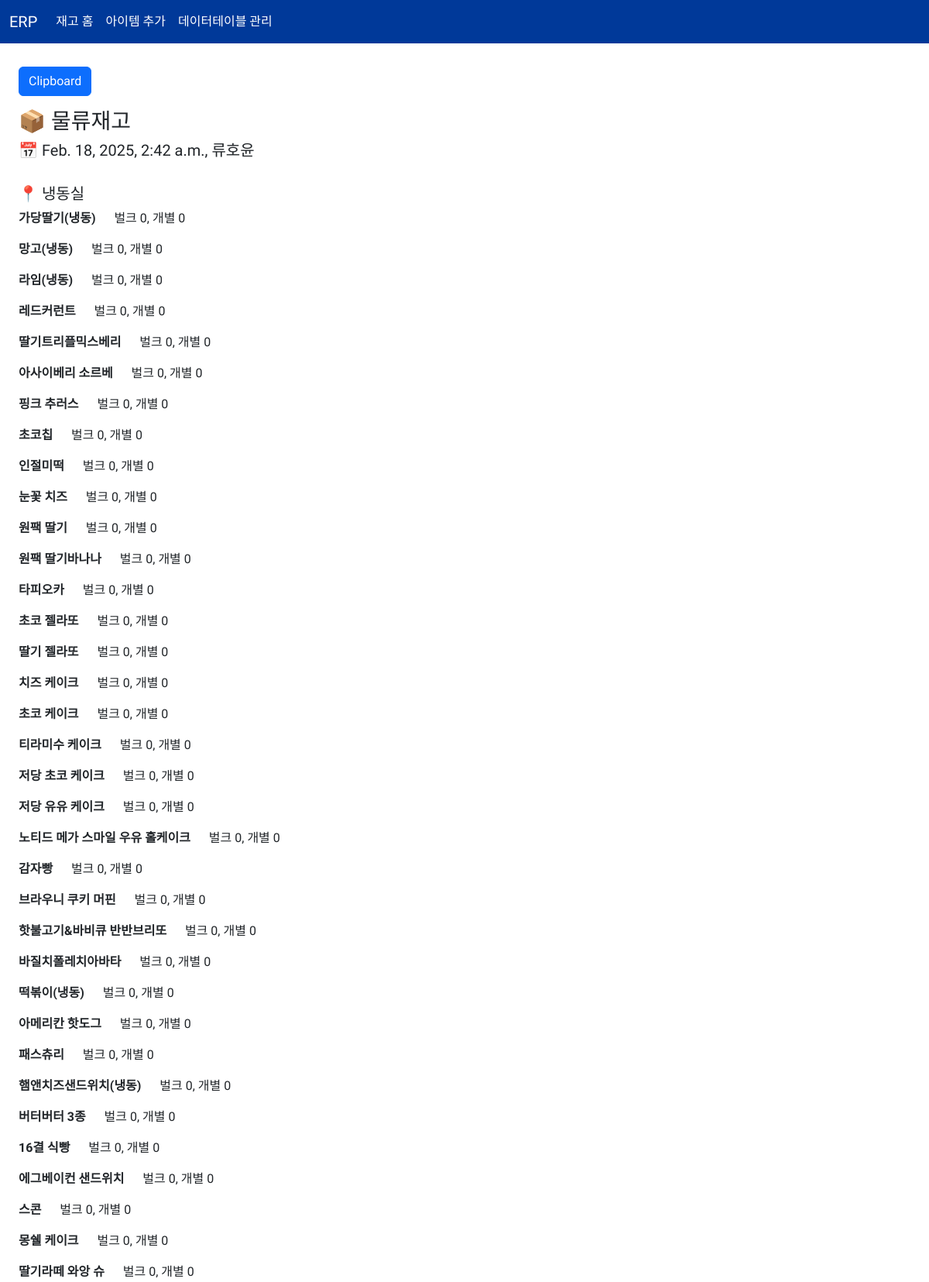
The page /stock/share_list/ (upper part) on the database its author committed.
### stock/models.py (models this page shows, shortened)
class Item(models.Model):
    TYPE_CHOICES = [
        ('dessert','dessert'),
        ('md','md'),
        ('seasonal','seasonal'),
        ('stock','stock'),
        ('syrup','syrup'),
        ('etc','etc')
    ]
    PLACE_CHOICES = [
        ('창고','창고'),
        ('냉장실','냉장실'),
        ('냉동실','냉동실'),
        ('뒷문','뒷문'),
        ('쇼케이스','쇼케이스'),
        ('캐비닛','캐비닛'),
        ('전시대','전시대'),
        ('앞문','앞문'),
        ('etc','etc'),
    ]
    itemCode = models.IntegerField(unique=True, null=True, blank=True, verbose_name='Code')
    typeOfItem = models.CharField(max_length=30, choices=TYPE_CHOICES ,verbose_name='Type')
    name = models.CharField(max_length=30,verbose_name='Name')
    units = models.IntegerField(default=0, verbose_name='Units')
    place = models.CharField(max_length=30, choices=PLACE_CHOICES ,verbose_name='Place')
    amountOfBulk = models.FloatField(default=0.0,verbose_name='Amount Of Bulk')
    amountOfEach = models.FloatField(default=0.0, verbose_name='Amount of Each')
    lastTimeSaved = models.DateTimeField(null=True, auto_now=True, verbose_name='Last Savetime')
    def __str__(self):
        return f"{self.itemCode} | {self.typeOfItem} | {self.name} | {self.units} | {self.place} | {self.amountOfBulk} | {self.amountOfEach} | {self.lastTimeSaved}"

### stock/views.py (the view)
# urls.py: path('share_list/',views.share_list, name='share_list'),
def share_list(request):
    inspection_time = datetime.now(ZoneInfo("Asia/Seoul"))
    print(inspection_time)
    items = models.Item.objects.order_by('place','itemCode')
    group_items = defaultdict(list)
    for item in items:
        group_items[item.place].append(item)
    print(dict(group_items))
    context = {'group_items':dict(group_items),'time':inspection_time}
    return render(request, 'stock/share_list.html', context=context)

### stock/templates/stock/share_list.html (shortened to what this page needs)
{% extends "base.html" %}
{% block content %}
<div class='container'>
    <button class="btn btn-primary mb-3" onclick="copyToClipboard()">Clipboard</button>
    <h3>📦 물류재고</h3>
    <h5>📅 {{time}}, 류호윤</h5>
    <br>
    {% if group_items %}
        {% for k, v in group_items.items %}
            <h5>📍 {{ k }}</h5>
            {% for item in v %}
                <p>
                    <strong>{{ item.name }}</strong> &nbsp;&nbsp;&nbsp;&nbsp;
                    <span>벌크 {{ item.amountOfBulk|floatformat:"-1" }}, 개별 {{ item.amountOfEach|floatformat:"-1" }}</span>
                </p>
            {% endfor %}
        {% endfor %}
    {% else %}
        <p>🚫 등록된 아이템이 없습니다.</p>
    {% endif %}
</div>
{% endblock %}

### stock/static/stock/css/style.css (style rules this page uses)
body { font-family:"Do Hyeon", sans-serif; }
:root { --bs-font-sans-serif: "Do Hyeon", sans-serif; }

### rows shown on the page
Item: group_items "냉동실", name "가당딸기(냉동)", amountOfBulk "0", amountOfEach "0"
Item: name "망고(냉동)", amountOfBulk "0", amountOfEach "0"
Item: name "라임(냉동)", amountOfBulk "0", amountOfEach "0"
Item: name "레드커런트", amountOfBulk "0", amountOfEach "0"
Item: name "딸기트리플믹스베리", amountOfBulk "0", amountOfEach "0"
Item: name "아사이베리 소르베", amountOfBulk "0", amountOfEach "0"
Item: name "핑크 추러스", amountOfBulk "0", amountOfEach "0"
Item: name "초코칩", amountOfBulk "0", amountOfEach "0"
Item: name "인절미떡", amountOfBulk "0", amountOfEach "0"
Item: name "눈꽃 치즈", amountOfBulk "0", amountOfEach "0"
Item: name "원팩 딸기", amountOfBulk "0", amountOfEach "0"
Item: name "원팩 딸기바나나", amountOfBulk "0", amountOfEach "0"
Item: name "타피오카", amountOfBulk "0", amountOfEach "0"
Item: name "초코 젤라또", amountOfBulk "0", amountOfEach "0"
Item: name "딸기 젤라또", amountOfBulk "0", amountOfEach "0"
Item: name "치즈 케이크", amountOfBulk "0", amountOfEach "0"
Item: name "초코 케이크", amountOfBulk "0", amountOfEach "0"
Item: name "티라미수 케이크", amountOfBulk "0", amountOfEach "0"
Item: name "저당 초코 케이크", amountOfBulk "0", amountOfEach "0"
Item: name "저당 유유 케이크", amountOfBulk "0", amountOfEach "0"
Item: name "노티드 메가 스마일 우유 홀케이크", amountOfBulk "0", amountOfEach "0"
Item: name "감자빵", amountOfBulk "0", amountOfEach "0"
Item: name "브라우니 쿠키 머핀", amountOfBulk "0", amountOfEach "0"
Item: name "핫불고기&바비큐 반반브리또", amountOfBulk "0", amountOfEach "0"
Item: name "바질치폴레치아바타", amountOfBulk "0", amountOfEach "0"
Item: name "떡볶이(냉동)", amountOfBulk "0", amountOfEach "0"
Item: name "아메리칸 핫도그", amountOfBulk "0", amountOfEach "0"
Item: name "패스츄리", amountOfBulk "0", amountOfEach "0"
Item: name "햄앤치즈샌드위치(냉동)", amountOfBulk "0", amountOfEach "0"
Item: name "버터버터 3종", amountOfBulk "0", amountOfEach "0"
Item: name "16결 식빵", amountOfBulk "0", amountOfEach "0"
Item: name "에그베이컨 샌드위치", amountOfBulk "0", amountOfEach "0"
Item: name "스콘", amountOfBulk "0", amountOfEach "0"
Item: name "몽쉘 케이크", amountOfBulk "0", amountOfEach "0"
Item: name "딸기라떼 와앙 슈", amountOfBulk "0", amountOfEach "0"

### other values the page prints
{{ time }} "Feb. 18, 2025, 2:42 a.m."
